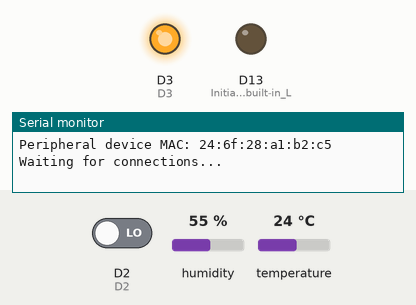
Recording of a sketch running on a simulated Arduino Nano 33 BLE. On the bench: output pins drawn as LEDs (lit = HIGH), the last lines printed to the serial monitor. The inputs (shaded band) are chosen by the test bench; at power-on: D2 LOW, humidity 55 %, temperature 24 °C. Nothing arrives over Bluetooth unless stated; a phone connects over Bluetooth LE 3 s after start; pins used as bus, display or sensor lines are not drawn.

Above: at 1.2 s.
1.3 s: D2 driven HIGH
At 3.3 s:
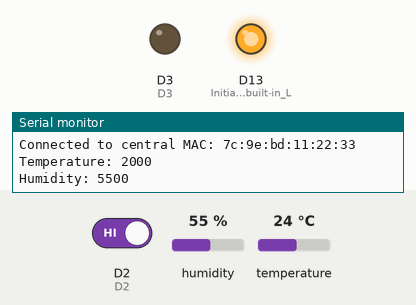
Timing chart, 0 to 4.8 s (numbered marks = the images above; inputs shaded):
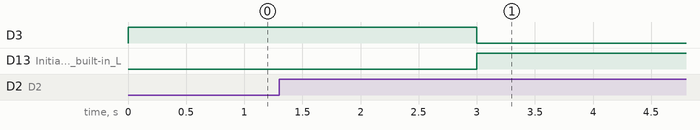

The sketch:

Nano_Temp_Hum.ino
```cpp
/*
  Nano 33 BLE Sense Getting Started
  A BLE peripheral broadcasting temperatature and humidity readings that can be viewed
  on a mobile phone. On-board LED indicates a BLE connection.
  Adapted from Arduino BatteryMonitor example by Peter Milne
*/

#include <ArduinoBLE.h>
#include <Arduino_HTS221.h>

#define D2   2
#define D3   3
#define D4   4


const int UPDATE_FREQUENCY = 2000; // Update frequency in ms
const float CALIBRATION_FACTOR = -4.0; // Temperature calibration factor (celcius)

int previousTemperature = 0;
unsigned int previousHumidity = 0;
long previousMillis = 0;  // last time readings were checked, in ms

int oldReadVal = 0;
int readVal = 0;


BLEService environmentService("181A");  // Standard Environmental Sensing service

BLEIntCharacteristic tempCharacteristic("2A6E",  // Standard 16-bit Temperature characteristic
  BLERead | BLENotify); // Remote clients can read and get updates

BLEUnsignedIntCharacteristic humidCharacteristic("2A6F", // Unsigned 16-bit Humidity characteristic
  BLERead | BLENotify);

void setup() {
  Serial.begin(9600);    // Initialize serial communication
  while (!Serial);

  if (!HTS.begin()) {  // Initialize HTS22 sensor
    Serial.println("Failed to initialize humidity temperature sensor!");
    while (1);
  }

  pinMode(LED_BUILTIN, OUTPUT); // Initialize the built-in LED pin

  if (!BLE.begin()) {   // Initialize BLE
    Serial.println("starting BLE failed!");
    while (1);
  }

  BLE.setLocalName("Nano33BLESENSE");  // Set name for connection
  BLE.setAdvertisedService(environmentService); // Advertise environment service
  environmentService.addCharacteristic(tempCharacteristic); // Add temperature characteristic
  environmentService.addCharacteristic(humidCharacteristic); // Add humidity chararacteristic
  BLE.addService(environmentService); // Add environment service
  tempCharacteristic.setValue(0); // Set initial temperature value
  humidCharacteristic.setValue(0); // Set initial humidity value

  BLE.advertise();  // Start advertising
  Serial.print("Peripheral device MAC: ");
  Serial.println(BLE.address());
  Serial.println("Waiting for connections...");

  pinMode(D2,INPUT);
  pinMode(D3,OUTPUT);
  pinMode(D4,OUTPUT);

  led_disconnected();
}

void loop() {
  BLEDevice central = BLE.central();  // Wait for a BLE central to connect

  // If central is connected to peripheral
  if (central) {
    Serial.print("Connected to central MAC: ");
    Serial.println(central.address());    // Central's BT address:
    // Turn on the LED to indicate the connection:
    digitalWrite(LED_BUILTIN, HIGH);
    led_connected();
    while (central.connected()) {
      long currentMillis = millis();
      // After UPDATE_FREQUENCY ms have passed, check temperature & humidity
      if (currentMillis - previousMillis >= UPDATE_FREQUENCY) {
        previousMillis = currentMillis;
        updateReadings();
      }
    }

    // When the central disconnects, turn off the LED
    digitalWrite(LED_BUILTIN, LOW);
    Serial.print("Disconnected from central MAC: ");
    Serial.println(central.address());
  }
  led_disconnected();
    /*
   * Detect Forward edge (low -> High)
   */
  readVal = digitalRead(D2);
  if(oldReadVal == 0 && readVal == 1){
    Serial.println("Forward Edge");

  }
  oldReadVal = readVal;
}

int getTemperature(float calibration) {
  // Get calibrated temperature as signed 16-bit int for BLE characteristic
  return (int) (HTS.readTemperature() * 100) + (int) (calibration * 100);
}

unsigned int getHumidity() {
  // Get humidity as unsigned 16-bit int for BLE characteristic
  return (unsigned int) (HTS.readHumidity() * 100);
}

void updateReadings() {
  // Read the HTS22 temperature and humidity
  int temperature = getTemperature(CALIBRATION_FACTOR);
  unsigned int humidity = getHumidity();

  if (temperature != previousTemperature) {  // If reading has changed
    Serial.print("Temperature: ");
    Serial.println(temperature);
    tempCharacteristic.writeValue(temperature);  // Update characteristic
    previousTemperature = temperature;           // Save value
  }

  if (humidity != previousHumidity) {
    Serial.print("Humidity: ");
    Serial.println(humidity);
    humidCharacteristic.writeValue(humidity);
    previousHumidity = humidity;
  }
}

void led_connected(){
  digitalWrite(D3,LOW);
  digitalWrite(D4,HIGH);
}
void led_disconnected(){
  digitalWrite(D3,HIGH);
  digitalWrite(D4,LOW);
}
```
